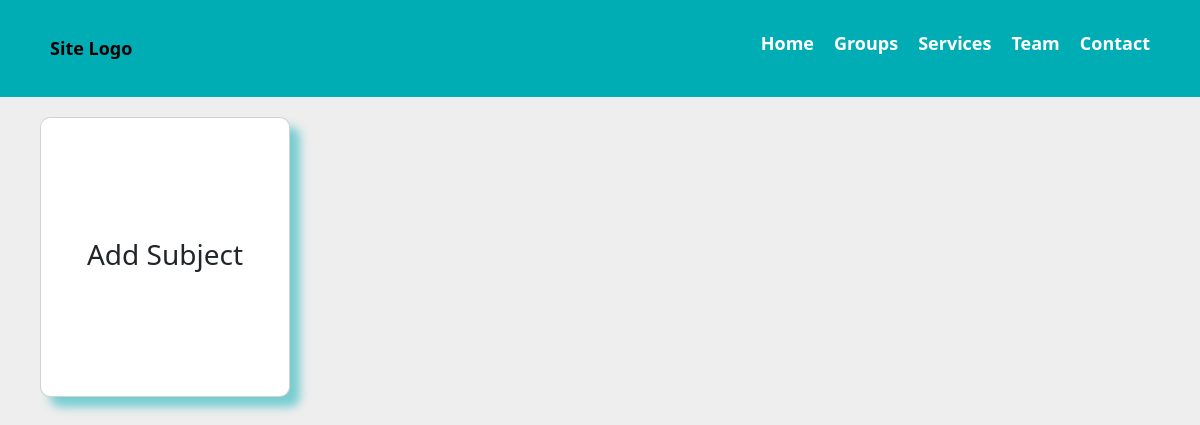
Before: /subjectAdd.php?groupId=11 with the older database file.
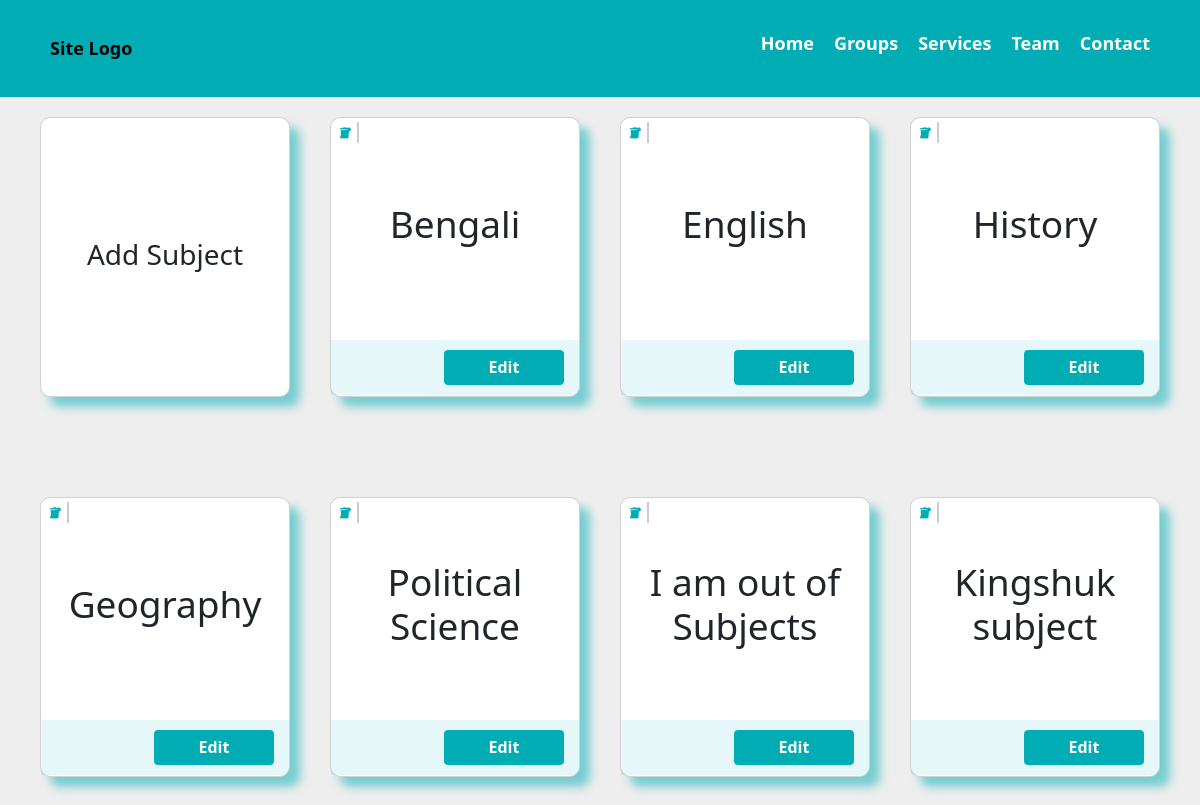
After: the same page with the newer database file.
### tables this page shows
CREATE TABLE `subject_master` (
  `sub_Id` int(11) NOT NULL,
  `sub_Name` varchar(255) NOT NULL,
  `active` char(1) NOT NULL DEFAULT 'Y',
  `group_Id` int(11) NOT NULL
);

### subjectAdd.php (the view, shortened to what this page needs)
<?php
$groupId = $_REQUEST['groupId'];
include("connection/connection.php");
$query = "SELECT * FROM `subject_master` WHERE `group_Id`='$groupId' ORDER BY 'sub_Id' ";
$result = mysqli_query($connection, $query);
include("nav.php");
?>
<div class="mainDiv">
    <div class="cardHolder">
        <div class="card" id="addSubject">
            <div class="card-body addCard">
                <ion-icon name="add-circle-outline" class="addIcon"></ion-icon>
                <h5 class="card-title1">Add Subject</h5>
            </div>
        </div>
        <?php
        while ($rowarr = mysqli_fetch_array($result)) {
            ?>
            <div class="card">
                <div class="card-body">
                    <div class="card-title">
                        <h5 class="subjectName">
                            <?php echo $rowarr['sub_Name']; ?>
                        </h5>
                    </div>
                    <div class="buttonPart">
                        <div class="deleteBtnSubj"><i class="fa-solid fa-trash"></i></div>
                        <a href="subjectAdd.php?editSubject=true&groupId=<?php echo $groupId; ?>&subjectId=<?php echo $rowarr['sub_Id']; ?>"
                            class="btn btn-primary editSubjBtn" id="" subjectId=""><i class="fa-solid fa-pen"></i> Edit
                        </a>
                    </div>
                </div>
            </div>
            <?php
        }
        ?>
    </div>
</div>
    <?php
include("footer.php");
?>

### header.php (shortened to what this page needs)
<!DOCTYPE html>
<html>
<head>
    <link href="https://cdn.jsdelivr.net/npm/bootstrap@5.3.0-alpha2/dist/css/bootstrap.min.css" rel="stylesheet"
>
    <link rel="stylesheet" href="https://cdnjs.cloudflare.com/ajax/libs/font-awesome/6.4.0/css/all.css"
 />
    <link rel="stylesheet" href="https://cdnjs.cloudflare.com/ajax/libs/font-awesome/6.0.0-beta3/css/all.min.css" />
    <link href="css/group_add.css" rel="stylesheet">
    <link href="css/nav.css" rel="stylesheet">
    <link href="css/stud_from.css" rel="stylesheet">
</head>
<body>

### nav.php (shortened to what this page needs)
<?php
include("header.php");
?>
<header>
    <nav>
        <a href="#home" id="logo">Site Logo</a>
        <ul id="nav-bar">
            <li>
                <a href="#home">Home</a>
            </li>
            <li>
                <a href="group_add.php">Groups</a>
            </li>
            <li>
                <a href="#services">Services</a>
            </li>
            <li>
                <a href="#team">Team</a>
            </li>
            <li>
                <a href="#contact">Contact</a>
            </li>
        </ul>
    </nav>
</header>

### footer.php (shortened to what this page needs)
</body>
</html>

### css/group_add.css (style rules this page uses)
* { margin: 0; padding: 0; box-sizing: border-box; }
html { font-family: poppins; --bgcolor: #EEEEEE; --fontcolor: #393E46; --accentColor: #00ADB5; --font-size: 62.5%; }
body { background-color: #EEEEEE; }
.mainDiv { height: 100vh; width: 100%; position: relative; display: flex; align-items: center; justify-content: center; z-index: 0; font-size: 100%; }
.cardHolder { position: relative; height: 95%; width: 95%; display: grid; justify-content: center; gap: 0 4rem; grid-template-columns: repeat(auto-fill, 25rem); }
ion-icon { font-size: 8rem; color: var(--accentColor); }
.card-title1 { font-size: 2.8rem; }
.card { height: 28rem; width: 25rem; transition: 0.5s; border-radius: 1rem; box-shadow: 1rem 1rem 1rem rgba(0, 173, 181, 0.5); }
.addCard { display: flex; justify-content: center; align-items: center; text-align: center; cursor: pointer; font-size: 5rem; flex-direction: column; }
.deleteBtnSubj { font-size: 2rem; margin-left: 1rem; cursor: pointer; color: #ff5252; transition: .4s; }
.card-title { height: 78%; width: 100%; display: flex; justify-content: center; align-items: center; flex-direction: column; text-align: center; box-sizing: border-box; font-size: 8rem; }
.buttonPart { background-color: rgba(0, 173, 181, 0.1); height: 20%; width: 100%; display: flex; justify-content: space-between; align-items: center; flex-direction: row; box-sizing: border-box; padding-inline: 1.5rem; }
.btn { height: 3.5rem; width: 12rem; font-size: 1.6rem; font-weight: bold; background-color: var(--accentColor); border: .1rem solid var(--accentColor); }
.card-body { padding: 0; }
.groupName, .subjectName { font-size: 3.7rem; pointer-events: none; }

### css/nav.css (style rules this page uses)
* { padding: 0; margin: 0; box-sizing: border-box; z-index: 1; }
html { font-size: 62.5%; }
header { position: sticky; width: 100%; background-color: #00adb5; padding: 3rem 5rem; }
nav { display: flex; justify-content: space-between; align-items: center; }
nav ul { list-style: none; display: flex; gap: 2rem; }
nav a { font-size: 1.8rem; text-decoration: none; }
nav a#logo { color: #000000; font-weight: 700; }
nav ul a { color: #ffffff; font-weight: 600; }

### css/stud_from.css (style rules this page uses)
html { font-family: poppins; }
* { margin: 0; padding: 0; box-sizing: border-box; }
body { font-size: 1.2rem; background: #EEEEEE; }
ion-icon, .fa-solid { padding: 0.5rem 0.7rem; position: absolute; top: 0.4rem; left: 0.2rem; }
.inputname ion-icon, .fa-solid { position: absolute; font-size: 1.1rem; color: #00ADB5; border-right: 0.1rem solid #cccccc; }

Changed rows visible on the page:
added subject_master: sub_Name "Bengali"
added subject_master: sub_Name "English"
added subject_master: sub_Name "History"
added subject_master: sub_Name "Geography"
added subject_master: sub_Name "Political Science"
added subject_master: sub_Name "I am out of Subjects"
added subject_master: sub_Name "Kingshuk subject"
